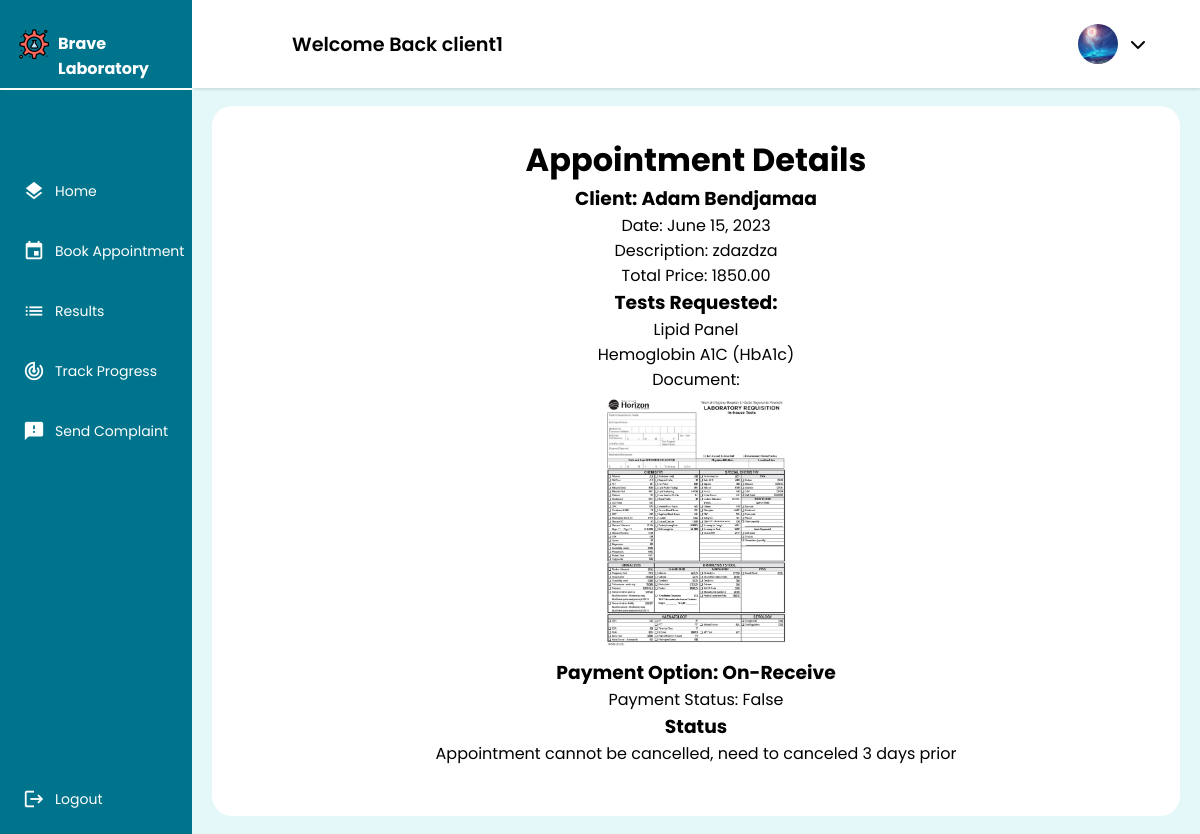
The app's page /client/appointment/detail/27 (signed in), older data.
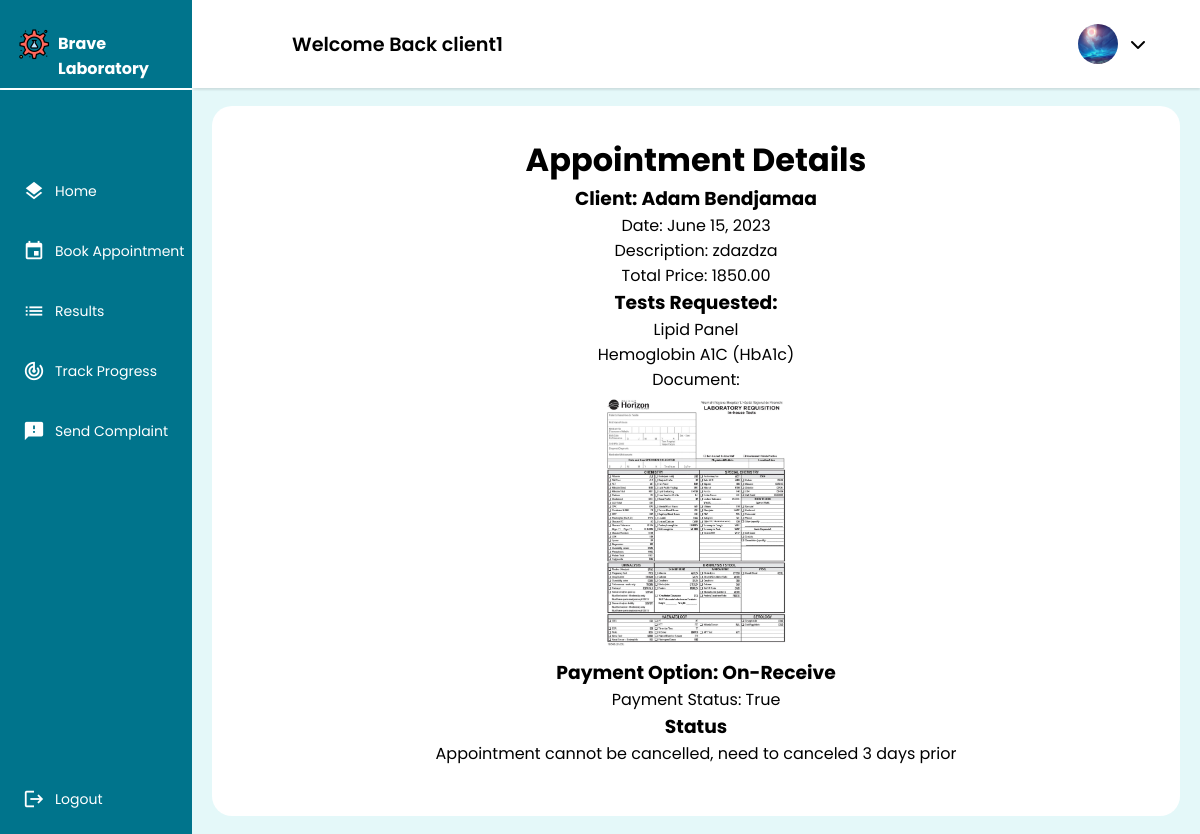
The same page, newer data.
### main_home/models.py (models this page shows, shortened)
class Appointment(models.Model):
    PRE_PAY = 'PP'
    ON_RECEIVE = 'OR'
    PAYMENT_CHOICES = [
        (PRE_PAY, 'Pre-Pay'),
        (ON_RECEIVE, 'On-Receive'),
    ]
    UPCOMING = 'Upcoming'
    TOMORROW = 'Tommorow'
    TODAY = 'Today'
    OVERDUE = 'Overdue'
    STATUS_CHOICES = [
        (UPCOMING, 'Upcoming'),
        (TOMORROW, 'Tommorow'),
        (TODAY, 'Today'),
        (OVERDUE, 'Overdue'),
    ]
    client = models.ForeignKey(Client, on_delete=models.CASCADE)
    tests_requested = models.ManyToManyField(TestOffered)
    date = models.DateField(validators=[validate_date_not_past])
    description = models.CharField(max_length=1000,blank=True)
    document = models.ImageField(null=True,blank=True,upload_to='medical_documents')
    total_price = models.DecimalField(max_digits=10, decimal_places=2)
    payment_option = models.CharField(max_length=2, choices=PAYMENT_CHOICES,default="OR")
    payment_status = models.BooleanField(default=False)
    arrived = models.BooleanField(default=False)
    cancelled = models.BooleanField(default=False)
    performed = models.BooleanField(default=False)
    class Meta:
        db_table = 'appointment'

### client/models.py (models this page shows, shortened)
class Client(models.Model):
    GENDERS =[
        ('M','Male'),
        ('F','Female')
    ]
    user = models.OneToOneField(User, primary_key = True, on_delete=models.CASCADE)
    phone_number = models.CharField(max_length=10,validators=[phone_regex])
    gender = models.CharField(max_length = 1 ,choices = GENDERS)
    address = models.CharField(max_length=50)
    policy = models.BooleanField(default = False)
    profile_pic = models.ImageField(default="default.png", upload_to="profile_pics")
    date_of_birth = models.DateField(default='2003-03-08')
    tests_made = models.PositiveIntegerField(default=0)
    class Meta():
        db_table = 'auth_client'

### client/views.py (the view)
# urls.py: path("appointment/detail/<int:appointment_id>",views.appointment_detail,name="client_appointment_detail"),
@login_required
@permission_required('client.view_client', raise_exception=True)
def appointment_detail(request, appointment_id):
    appointment = get_object_or_404(Appointment, id=appointment_id)
    time_difference = appointment.date - timezone.now().date()
    context = {
        'appointment': appointment,
        'time_difference': time_difference.days,
    }
    return render(request,'client/appointment/appointment_detail.html',context)

### client/templates/client/appointment/appointment_detail.html (shortened to what this page needs)
{% extends 'client/client.html' %}
{% load static %}
{% block main %}
<div class="Container">
    <h1>Appointment Details</h1>
    <h3>Client: {{ appointment.client.user.first_name }} {{ appointment.client.user.last_name }}</h3>
    <p>Date: {{ appointment.date }}</p>
    <p>Description: {{ appointment.description }}</p>
    <p>Total Price: {{ appointment.total_price }}</p>
    <h3>Tests Requested:</h3>
    <ul>
        {% for test in appointment.tests_requested.all %}
            <li>{{ test.name }}</li>
        {% empty %}
            <li>No tests requested.</li>
        {% endfor %}
    </ul>
    {% if appointment.document %}
        <p>Document:
        </p>
        <a href="{{ appointment.document.url }}" target="_blank">
            <img src="{{ appointment.document.url }}" width="200" >
        </a>
    {% else %}
        <p>No document provided.</p>
    {% endif %}
    <h3>Payment Option: {{ appointment.get_payment_option_display }}</h3>
    <p>Payment Status: {{ appointment.payment_status }}</p>
    <h3>Status</h3>
    {% if appointment.cancelled %}
        <p>Appointment Has Been Cancelled</p>
    {% elif time_difference >= 3 %}
        <form action="{% url 'client_cancel_appointment' appointment.id %}" method="post">
            {% csrf_token %}
            <button type="submit">Cancel Appointment</button>
        </form>
    {% else %}
        <p>Appointment cannot be cancelled, need to canceled 3 days prior</p>
    {% endif %}
</div>
{% endblock main %}

Row changes from the older to the newer data that the page shows:
changed Appointment "On-Receive": payment_status "False" → "True"
